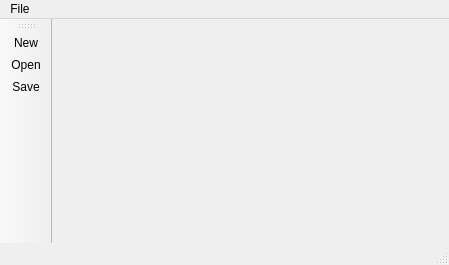
<?xml version="1.0" encoding="UTF-8"?>
<ui version="4.0">
 <class>MainWindow</class>
 <widget class="QMainWindow" name="MainWindow">
  <property name="geometry">
   <rect>
    <x>0</x>
    <y>0</y>
    <width>449</width>
    <height>265</height>
   </rect>
  </property>
  <property name="windowTitle">
   <string>MainWindow</string>
  </property>
  <widget class="QWidget" name="centralwidget"/>
  <widget class="QMenuBar" name="menubar">
   <property name="geometry">
    <rect>
     <x>0</x>
     <y>0</y>
     <width>449</width>
     <height>21</height>
    </rect>
   </property>
   <widget class="QMenu" name="menuFile">
    <property name="title">
     <string>File</string>
    </property>
    <addaction name="actionNew"/>
    <addaction name="actionOpen"/>
    <addaction name="actionSave"/>
   </widget>
   <addaction name="menuFile"/>
  </widget>
  <widget class="QStatusBar" name="statusbar"/>
  <widget class="QToolBar" name="toolBar">
   <property name="windowTitle">
    <string>toolBar</string>
   </property>
   <attribute name="toolBarArea">
    <enum>LeftToolBarArea</enum>
   </attribute>
   <attribute name="toolBarBreak">
    <bool>false</bool>
   </attribute>
   <addaction name="actionNew"/>
   <addaction name="actionOpen"/>
   <addaction name="actionSave"/>
  </widget>
  <action name="actionNew">
   <property name="icon">
    <iconset>
     <normaloff>images/new.png</normaloff>images/new.png</iconset>
   </property>
   <property name="text">
    <string>New</string>
   </property>
   <property name="shortcut">
    <string>Ctrl+N</string>
   </property>
  </action>
  <action name="actionOpen">
   <property name="icon">
    <iconset>
     <normaloff>images/open.png</normaloff>images/open.png</iconset>
   </property>
   <property name="text">
    <string>Open</string>
   </property>
   <property name="shortcut">
    <string>Ctrl+O</string>
   </property>
  </action>
  <action name="actionSave">
   <property name="icon">
    <iconset>
     <normaloff>images/save.png</normaloff>images/save.png</iconset>
   </property>
   <property name="text">
    <string>Save</string>
   </property>
   <property name="shortcut">
    <string>Ctrl+S</string>
   </property>
  </action>
 </widget>
 <resources/>
 <connections/>
</ui>
